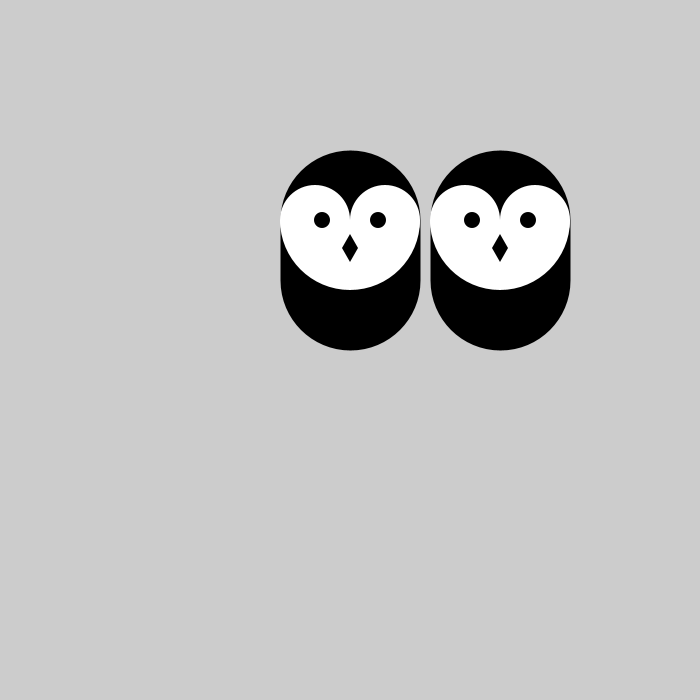
Frame 1 (no input)
Frame 60 (the mouse pressed at the canvas centre just before this capture): identical to frame 1, image omitted
Frame 120 (the mouse held since frame 60 and released just before this capture): identical to frame 1, image omitted

The Processing sketch that drew this single still picture (run headless with seeded random() and noise(); from frame 60 on, the mouse is pressed at the canvas centre):

// Processing sketch: Make_Processing_8_5_OwlFunction
// ── Make_Processing_8_5_OwlFunction.pde
void setup() {
  size(700, 700);
  smooth();
}

void draw() {
  background(204);
  owl(350,350);
  owl(500, 350);
  
}
void owl(int x,int y){
  pushMatrix();
  translate(x, y);
  scale(2);
  stroke(0);
  strokeWeight(70);
  line(0, -35, 0, -65); // body
  noStroke();
  fill(255);
  ellipse(-17.5, -65, 35, 35);
  ellipse(17.5, -65, 35, 35);
  arc(0, -65, 70, 70, 0, PI);
  fill(0);
  ellipse(-14, -65, 8, 8);
  ellipse(14, -65, 8, 8);
  quad(0, -58, 4, -51, 0, -44, -4, -51);
  popMatrix();
}
